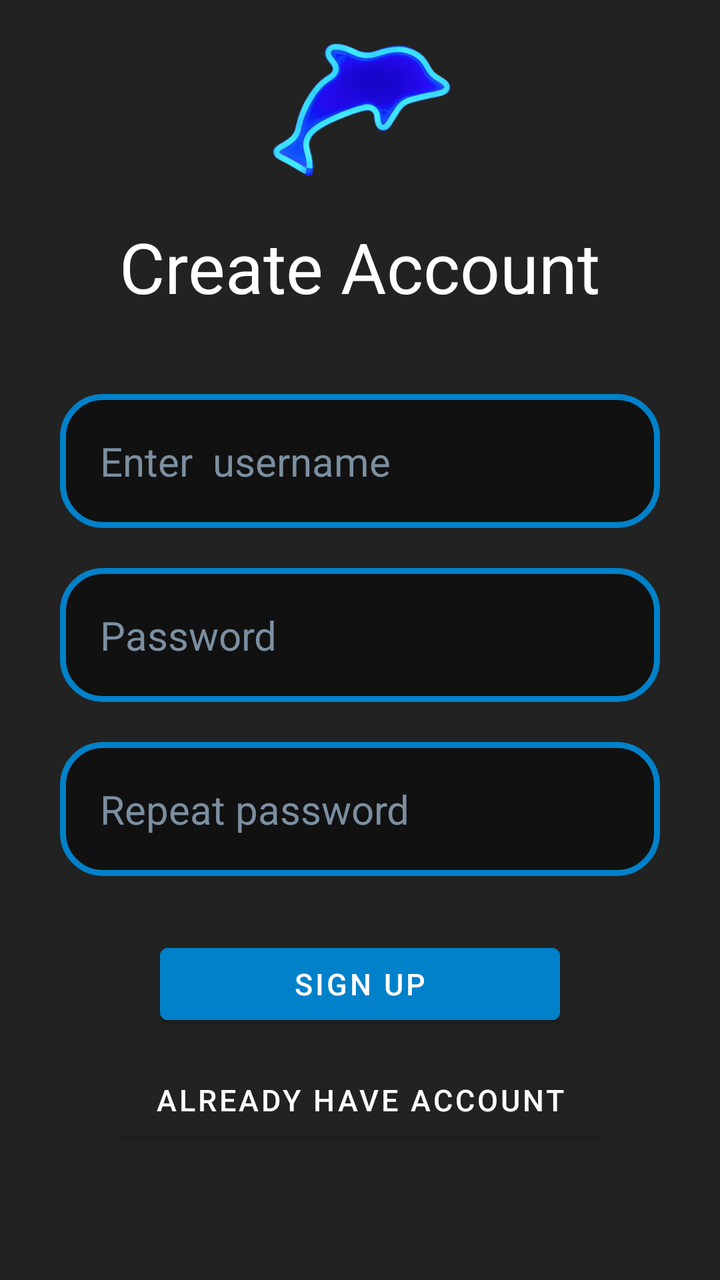
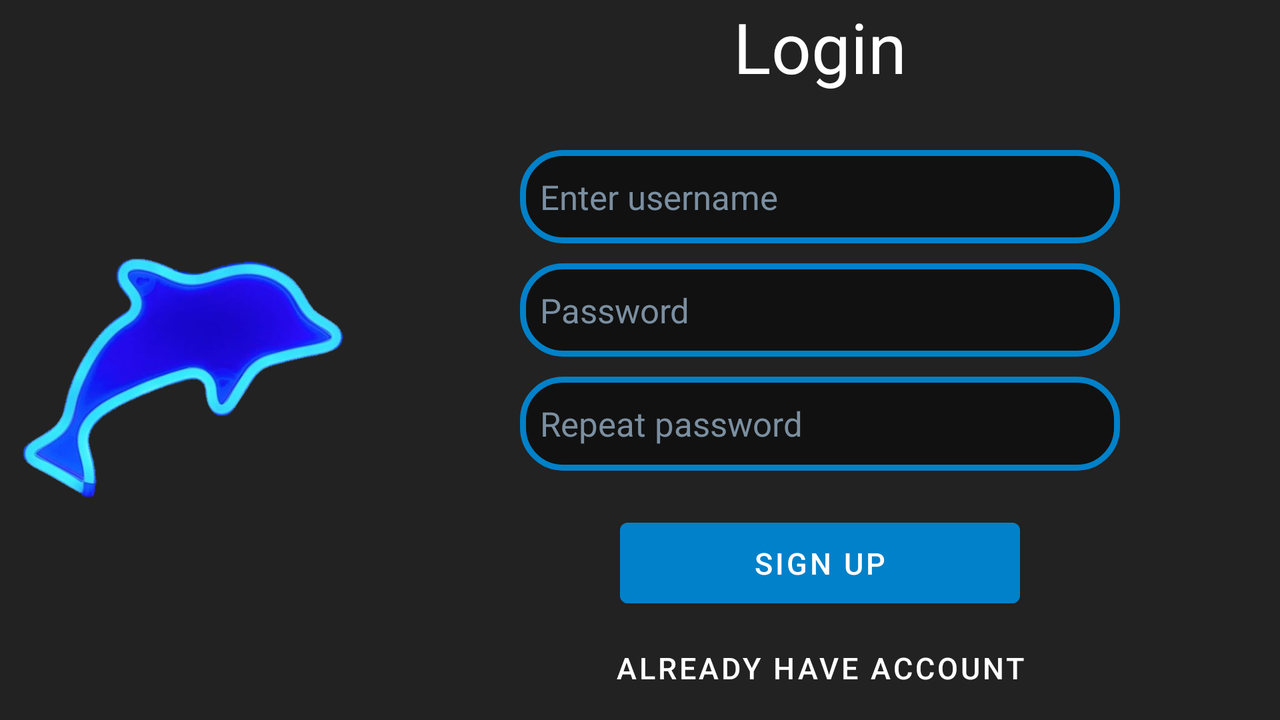

An Android layout and its configuration variant, each rendered on a device that would load it. The default file and the variant file are quoted in full after the pictures.
<!-- AndroidManifest.xml: application theme Theme.MusicApp -->
<!-- res/layout/activity_register.xml -->
<?xml version="1.0" encoding="utf-8"?>
<LinearLayout xmlns:android="http://schemas.android.com/apk/res/android"
    xmlns:app="http://schemas.android.com/apk/res-auto"
    xmlns:tools="http://schemas.android.com/tools"
    android:layout_width="match_parent"
    android:layout_height="match_parent"
    tools:context=".Activity.MainActivity"
    android:orientation="vertical"
    android:background="@color/layout_background"
    android:layout_weight="1">
    <ImageView
        android:layout_width="100dp"
        android:layout_height="100dp"
        android:src="@drawable/logoapp"
        android:layout_gravity="center"/>
    <TextView
        android:layout_width="wrap_content"
        android:layout_height="wrap_content"
        android:textColor="@color/main_text"
        android:text="Create Account"
        android:textSize="35sp"
        android:layout_gravity="center"
        android:layout_margin="10dp"/>
    <TextView
        android:id="@+id/textView_error"
        android:layout_width="300dp"
        android:layout_height="wrap_content"
        android:textColor="#CF0A0A"
        android:textSize="15sp"
        android:layout_gravity="center"/>
    <EditText
        android:id="@+id/editText_taikhoan"
        android:layout_width="300dp"
        android:layout_height="wrap_content"
        android:hint="Enter  username"
        android:background="@drawable/background_item_library"
        android:padding="20dp"
        android:textColor="@color/main_text"
        android:textColorHint="#7B8FA1"
        android:layout_gravity="center"
        android:layout_margin="10dp"
        android:textSize="20sp"/>
    <EditText
        android:id="@+id/editText_matkhau1"
        android:layout_width="300dp"
        android:layout_height="wrap_content"
        android:hint="Password"
        android:background="@drawable/background_item_library"
        android:padding="20dp"
        android:textColor="@color/main_text"
        android:textColorHint="#7B8FA1"
        android:layout_gravity="center"
        android:layout_margin="10dp"
        android:textSize="20sp"
        android:inputType="textPassword"/>
    <EditText
        android:id="@+id/editText_matkhau2"
        android:layout_width="300dp"
        android:layout_height="wrap_content"
        android:hint="Repeat password"
        android:background="@drawable/background_item_library"
        android:padding="20dp"
        android:textColor="@color/main_text"
        android:textColorHint="#7B8FA1"
        android:layout_gravity="center"
        android:layout_margin="10dp"
        android:textSize="20sp"
        android:inputType="textPassword"/>
    <Button
        android:id="@+id/button_submit"
        android:layout_width="200dp"
        android:layout_height="wrap_content"
        android:text="Sign up"
        android:layout_marginTop="20dp"
        android:layout_gravity="center"
        android:backgroundTint="@color/secondary_color"
        android:textSize="15dp"/>
    <Button
        android:id="@+id/button_dangnhap"
        android:layout_width="wrap_content"
        android:layout_height="wrap_content"
        android:text="Already have account"
        android:layout_gravity="center"
        android:layout_margin="10dp"
        android:backgroundTint="@color/layout_background"
        android:textSize="15sp"/>
</LinearLayout>
<!-- resources referenced by this layout -->
<resources>
  <color name="layout_background">#222222</color>
  <color name="main_text">#FFFFFF</color>
  <color name="secondary_color">#0081C9</color>
  <!-- drawable background_item_library (drawable) -->
  <shape xmlns:android="http://schemas.android.com/apk/res/android"
      android:shape="rectangle">
      <corners android:radius="20dp"/>
      <solid android:color="#111111"/>
      <stroke
          android:width="3dp"
          android:color="@color/secondary_color" />
  </shape>
  <!-- drawable logoapp: png bitmap (drawable, 171090 bytes) -->
  <style name="Theme.MusicApp" parent="Theme.MaterialComponents.DayNight.DarkActionBar">
          
          <item name="colorPrimary">@color/purple_500</item>
          <item name="colorPrimaryVariant">@color/purple_700</item>
          <item name="colorOnPrimary">@color/white</item>
          
          <item name="colorSecondary">@color/teal_200</item>
          <item name="colorSecondaryVariant">@color/teal_700</item>
          <item name="colorOnSecondary">@color/black</item>
          
          <item name="android:statusBarColor">?attr/colorPrimaryVariant</item>
          
      </style>
  <color name="purple_500">#FF6200EE</color>
  <color name="purple_700">#FF3700B3</color>
  <color name="white">#FFFFFFFF</color>
  <color name="teal_200">#FF03DAC5</color>
  <color name="teal_700">#FF018786</color>
  <color name="black">#FF000000</color>
</resources>
<!-- res/layout-land/activity_register.xml (the repository's variant of the layout above) -->
<!-- drawn on the phone turned sideways -->
<?xml version="1.0" encoding="utf-8"?>
<LinearLayout xmlns:android="http://schemas.android.com/apk/res/android"
    xmlns:app="http://schemas.android.com/apk/res-auto"
    xmlns:tools="http://schemas.android.com/tools"
    android:layout_width="match_parent"
    android:layout_height="match_parent"
    tools:context=".Activity.MainActivity"
    android:orientation="horizontal"
    android:background="@color/layout_background"
    android:layout_weight="1">
    <ImageView
        android:layout_width="100dp"
        android:layout_height="match_parent"
        android:src="@drawable/logoapp"
        android:layout_gravity="center"
        android:layout_weight="1"/>
    <LinearLayout
        android:layout_width="wrap_content"
        android:layout_height="match_parent"
        android:orientation="vertical"
        android:layout_weight="2">
        <TextView
            android:layout_width="wrap_content"
            android:layout_height="wrap_content"
            android:textColor="@color/main_text"
            android:text="Login"
            android:textSize="35sp"
            android:layout_gravity="center"
            android:layout_weight="1"/>
        <TextView
            android:id="@+id/textView_error"
            android:layout_width="300dp"
            android:layout_height="wrap_content"
            android:textColor="#CF0A0A"
            android:textSize="15sp"
            android:layout_gravity="center"
            android:layout_weight="1"/>
        <EditText
            android:id="@+id/editText_taikhoan"
            android:layout_width="300dp"
            android:layout_height="wrap_content"
            android:hint="Enter username"
            android:background="@drawable/background_item_library"
            android:padding="10dp"
            android:textColor="@color/main_text"
            android:textColorHint="#7B8FA1"
            android:layout_gravity="center"
            android:gravity="center|left"
            android:textSize="17sp"
            android:layout_weight="1"/>
        <EditText
            android:id="@+id/editText_matkhau1"
            android:layout_width="300dp"
            android:layout_height="wrap_content"
            android:hint="Password"
            android:background="@drawable/background_item_library"
            android:padding="10dp"
            android:textColor="@color/main_text"
            android:textColorHint="#7B8FA1"
            android:layout_gravity="center"
            android:textSize="17sp"
            android:inputType="textPassword"
            android:layout_marginTop="10dp"
            android:layout_weight="1"
            android:gravity="center|left"/>
        <EditText
            android:id="@+id/editText_matkhau2"
            android:layout_width="300dp"
            android:layout_height="wrap_content"
            android:hint="Repeat password"
            android:background="@drawable/background_item_library"
            android:padding="10dp"
            android:textColor="@color/main_text"
            android:textColorHint="#7B8FA1"
            android:layout_gravity="center"
            android:textSize="17sp"
            android:inputType="textPassword"
            android:layout_marginTop="10dp"
            android:layout_weight="1"
            android:gravity="center|left"/>
        <Button
            android:id="@+id/button_submit"
            android:layout_width="200dp"
            android:layout_height="wrap_content"
            android:text="Sign up"
            android:layout_marginTop="20dp"
            android:layout_gravity="center"
            android:backgroundTint="@color/secondary_color"
            android:textSize="15dp"
            android:layout_weight="1"/>

        <Button
            android:id="@+id/button_dangnhap"
            android:layout_width="wrap_content"
            android:layout_height="wrap_content"
            android:text="Already have account"
            android:layout_gravity="center"
            android:backgroundTint="@color/layout_background"
            android:textSize="15sp"
            android:layout_weight="1"/>
    </LinearLayout>

</LinearLayout>
